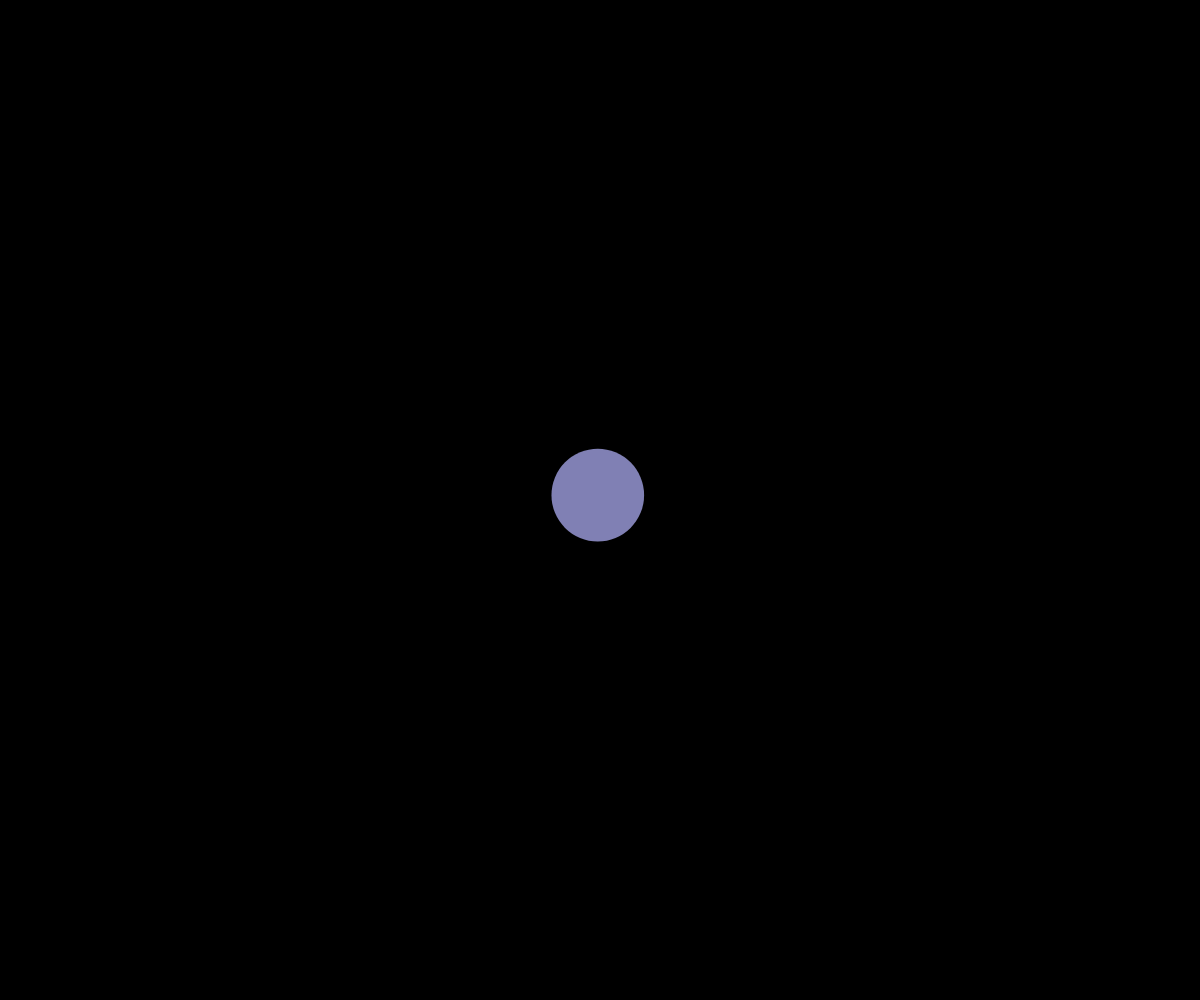
Frame 1 (no input)
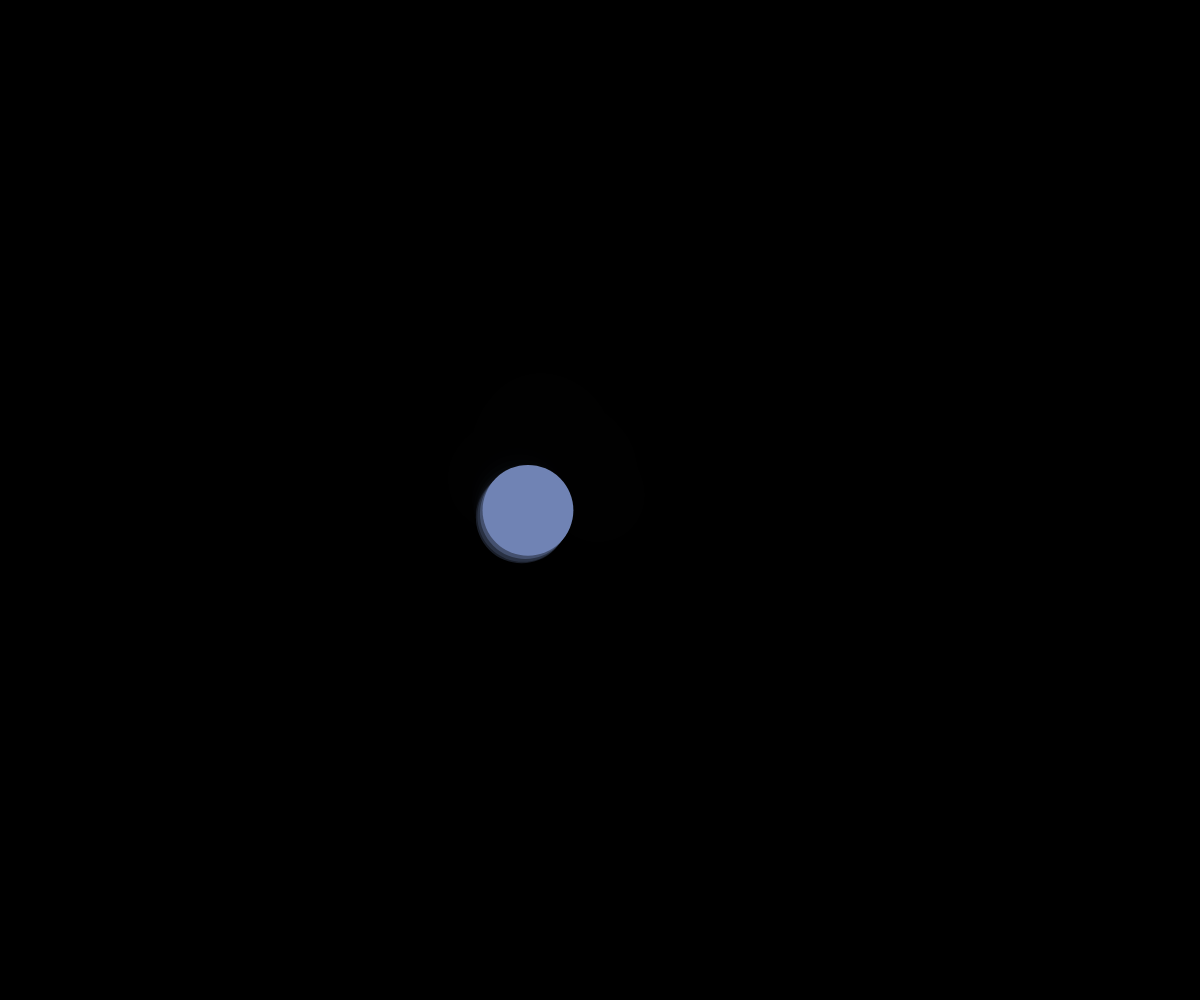
Frame 60 (no input)
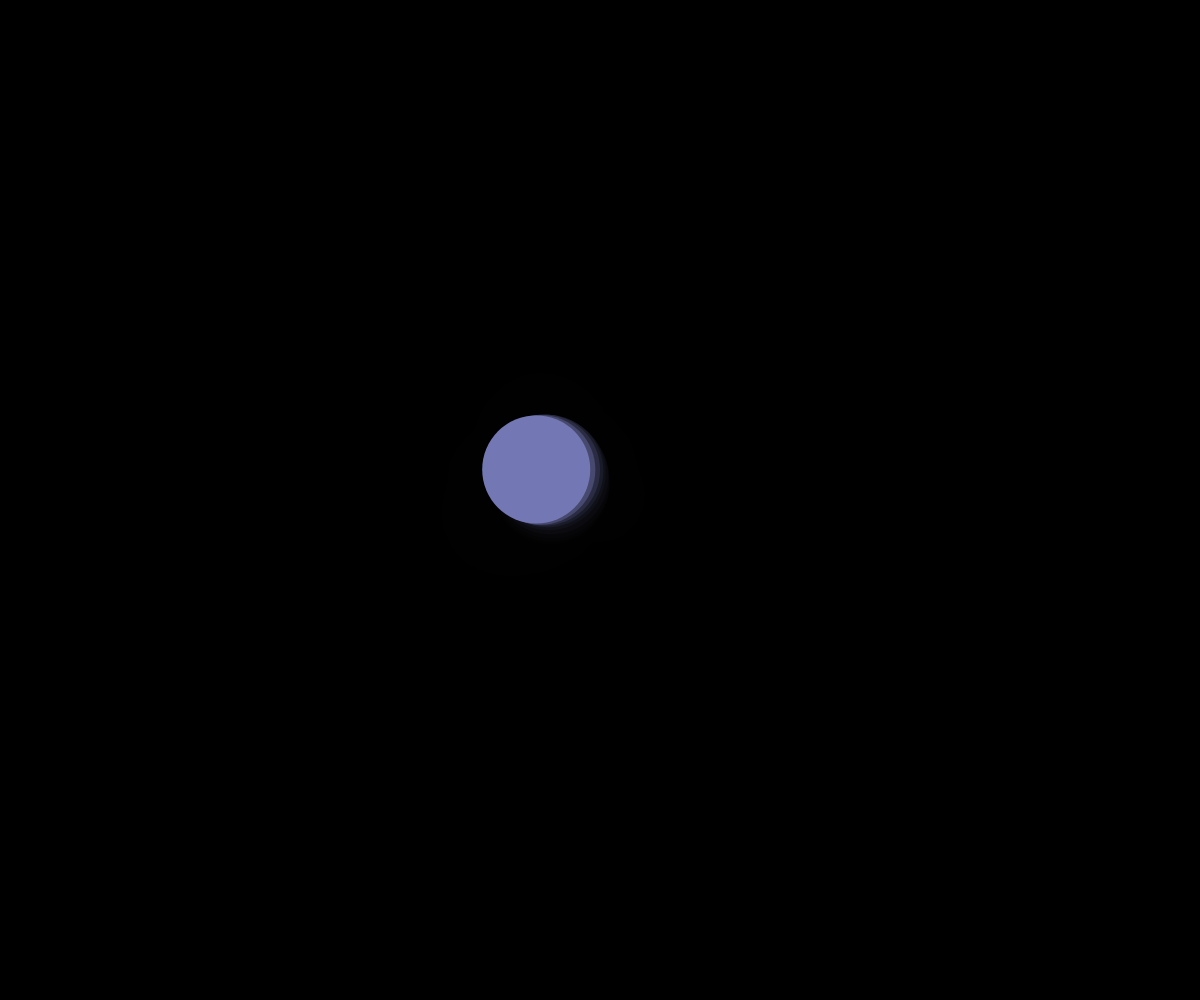
Frame 120 (the mouse pressed at the canvas centre since frame 60)

The p5.js sketch that drew these frames (run headless with seeded random() and noise() and a simulated clock; from frame 60 on, the mouse is pressed at the canvas centre):

// p5.js sketch
// ── sketch.js
/* eslint-disable no-undef */
// Perlin Noise

let x, y, size;
const MAX_CIRCLE_SIZE = 200;
let sizeTime = 10;
let dT = 0.01;
let perlinX = 5;
let perlinY = 100;
movementdT = 0.1;

function setup() {
  createCanvas(windowWidth, windowHeight);
  x = width / 2;
  y = height / 2;
  size = 50;
  background(0);

}

function draw() {
  strokeWeight(0);
  fill(0,100);
  rect(0,0,width,height);
  setFill();
  moveCirclePerlin();
  drawCircle();
}

function moveCirclePerlin() {
  let xSpeed = noise(perlinX);
  xSpeed += map(xSpeed, 0, 1, -10, 10);
  x += xSpeed;
  if (x < 0) x += width;
  else if (x > width) x -= width;
  perlinX += movementdT;

  let ySpeed = noise(perlinY);
  ySpeed += map(ySpeed, 0, 1, -10, 10);
  y += ySpeed;
  if (y < 0) y += height;
  else if (y > height) y -= height;
  perlinY += movementdT;
  
}

function setSize() {
  size = random(10, MAX_CIRCLE_SIZE);
}

function setSizePerlin() {
  size = noise(sizeTime) * MAX_CIRCLE_SIZE;
  sizeTime += dT;
}

function drawCircle() {
  setSizePerlin();
  ellipseMode(CENTER);
  print(size);
  ellipse(x, y, size, size);
  //setSize();
}

function setFill(){
  let r = map(x,0,width,0,255);
  let g = map(y,0,height,0,255);
  fill(r,g,180);
}
